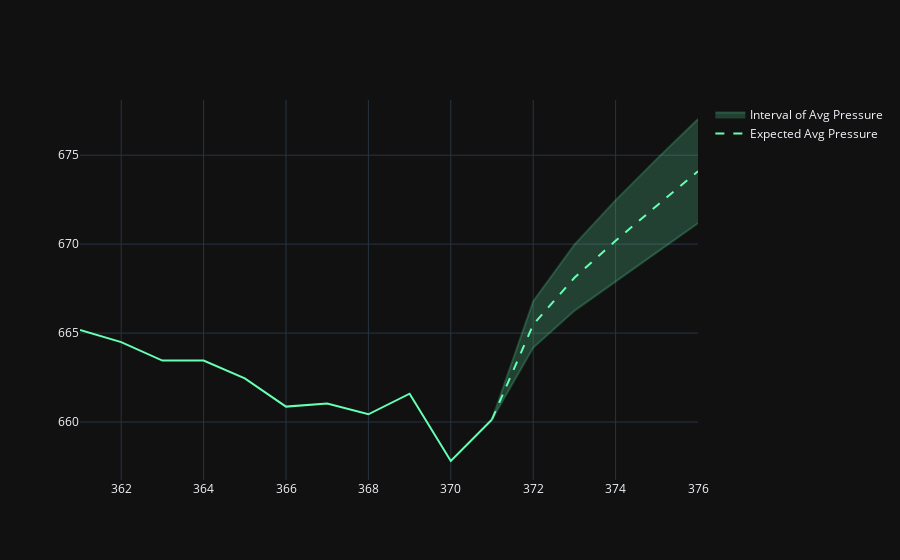

The notebook cell this image was saved under:
### Code cell
fig = go.Figure()
# plot avg pressure
fig.add_trace(go.Scatter(x=df['sol_day'], y=prev_ps,
                     mode='lines', 
                     name='Known Avg Pressure', 
                     line_color='rgb(102, 255, 179)',
                     showlegend=False))
fig.add_trace(go.Scatter(x=sol_days_pred, y=ps_dic['ps_exp'],
                     mode='lines', 
                     line=dict(dash='dash'), 
                     line_color='rgb(102, 255, 179)', 
                     name='Expected Avg Pressure'))
fig.add_trace(go.Scatter(x=sol_days_pred, y=ps_dic['ps_upper'],
                     mode='lines',
                     name='Interval of Avg Pressure', 
                     line_color='rgba(102, 255, 179, 0.2)', 
                     showlegend=False))
fig.add_trace(go.Scatter(x=sol_days_pred, y=ps_dic['ps_lower'],
                     mode='lines',
                     name='Interval of Avg Pressure', 
                     fill='tonexty', 
                     line_color='rgba(102, 255, 179, 0.2)', 
                     fillcolor='rgba(102, 255, 179, 0.2)'))
fig.show()

### Figure 1 — Plotly figure (JSON) as saved in the notebook; plotly's stock layout.template omitted (floating-point values rounded to 4 significant figures)
{"data": [{"line": {"color": "rgb(102, 255, 179)"}, "mode": "lines", "name": "Known Avg Pressure", "showlegend": false, "type": "scatter", "x": ["361", "362", "363", "364", "365", "366", "367", "368", "369", "370", "371"], "y": [665.2, 664.5, 663.5, 663.5, 662.5, 660.9, 661.0, 660.4, 661.6, 657.8, 660.1]}, {"line": {"color": "rgb(102, 255, 179)", "dash": "dash"}, "mode": "lines", "name": "Expected Avg Pressure", "type": "scatter", "x": [371, 372, 373, 374, 375, 376], "y": [660.1, 665.5, 668.1, 670.2, 672.2, 674.1]}, {"line": {"color": "rgba(102, 255, 179, 0.2)"}, "mode": "lines", "name": "Interval of Avg Pressure", "showlegend": false, "type": "scatter", "x": [371, 372, 373, 374, 375, 376], "y": [660.1, 666.8, 670.0, 672.5, 674.8, 677.0]}, {"fill": "tonexty", "fillcolor": "rgba(102, 255, 179, 0.2)", "line": {"color": "rgba(102, 255, 179, 0.2)"}, "mode": "lines", "name": "Interval of Avg Pressure", "type": "scatter", "x": [371, 372, 373, 374, 375, 376], "y": [660.1, 664.2, 666.2, 667.9, 669.5, 671.2]}], "layout": {}}
